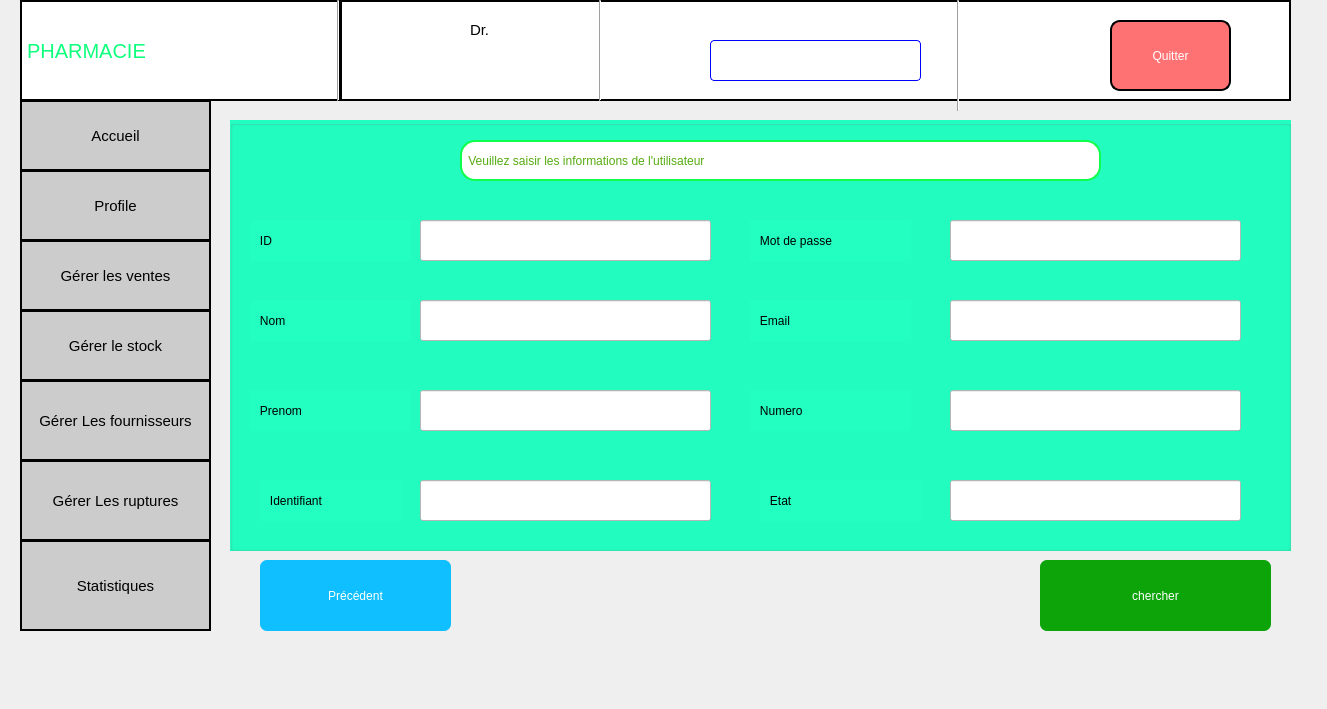
<?xml version="1.0" encoding="UTF-8"?>
<ui version="4.0">
 <class>modifier_utilisateurs</class>
 <widget class="QDialog" name="modifier_utilisateurs">
  <property name="geometry">
   <rect>
    <x>0</x>
    <y>0</y>
    <width>1327</width>
    <height>709</height>
   </rect>
  </property>
  <property name="windowTitle">
   <string>Dialog</string>
  </property>
  <widget class="QLabel" name="label_date">
   <property name="geometry">
    <rect>
     <x>710</x>
     <y>40</y>
     <width>211</width>
     <height>41</height>
    </rect>
   </property>
   <property name="styleSheet">
    <string notr="true">border:1px solid blue;border-radius:4px;
font: 14pt &quot;Rockwell&quot;;
background-color: rgb(255, 255, 255);</string>
   </property>
   <property name="text">
    <string/>
   </property>
  </widget>
  <widget class="QLabel" name="label_8">
   <property name="geometry">
    <rect>
     <x>260</x>
     <y>10</y>
     <width>61</width>
     <height>81</height>
    </rect>
   </property>
   <property name="styleSheet">
    <string notr="true">background-color: rgb(255, 255, 255);</string>
   </property>
   <property name="text">
    <string/>
   </property>
   <property name="pixmap">
    <pixmap resource="ressource.qrc">:/res/image/devenir-pharmacien-921x1024.png</pixmap>
   </property>
   <property name="scaledContents">
    <bool>true</bool>
   </property>
  </widget>
  <widget class="QPushButton" name="pushButton_gerer_fournisseur">
   <property name="geometry">
    <rect>
     <x>20</x>
     <y>380</y>
     <width>191</width>
     <height>81</height>
    </rect>
   </property>
   <property name="styleSheet">
    <string notr="true">background-color: rgb(204, 204, 204);font-size:15px;border:2px solid black;</string>
   </property>
   <property name="text">
    <string>Gérer Les fournisseurs</string>
   </property>
  </widget>
  <widget class="QPushButton" name="pushButton_gerer_rupture_2">
   <property name="geometry">
    <rect>
     <x>20</x>
     <y>540</y>
     <width>191</width>
     <height>91</height>
    </rect>
   </property>
   <property name="styleSheet">
    <string notr="true">background-color: rgb(204, 204, 204);font-size:15px;border:2px solid black;</string>
   </property>
   <property name="text">
    <string>Statistiques</string>
   </property>
  </widget>
  <widget class="QLabel" name="label_2">
   <property name="geometry">
    <rect>
     <x>20</x>
     <y>0</y>
     <width>321</width>
     <height>101</height>
    </rect>
   </property>
   <property name="styleSheet">
    <string notr="true">background-color: rgb(255, 255, 255);font-size:20px;
font: 20pt &quot;Segoe Script&quot;;border:2px solid black;
color: rgb(12, 255, 125);</string>
   </property>
   <property name="text">
    <string>PHARMACIE</string>
   </property>
  </widget>
  <widget class="QLabel" name="name_user">
   <property name="geometry">
    <rect>
     <x>460</x>
     <y>50</y>
     <width>101</width>
     <height>20</height>
    </rect>
   </property>
   <property name="styleSheet">
    <string notr="true">background-color:white;
font: 900 14pt &quot;Arial Black&quot;;</string>
   </property>
   <property name="text">
    <string/>
   </property>
  </widget>
  <widget class="QPushButton" name="pushButton_gerer_rupture">
   <property name="geometry">
    <rect>
     <x>20</x>
     <y>460</y>
     <width>191</width>
     <height>81</height>
    </rect>
   </property>
   <property name="styleSheet">
    <string notr="true">background-color: rgb(204, 204, 204);font-size:15px;border:2px solid black;</string>
   </property>
   <property name="text">
    <string>Gérer Les ruptures</string>
   </property>
  </widget>
  <widget class="QLabel" name="label_3">
   <property name="geometry">
    <rect>
     <x>340</x>
     <y>0</y>
     <width>951</width>
     <height>101</height>
    </rect>
   </property>
   <property name="styleSheet">
    <string notr="true">background-color: rgb(255, 255, 255);border:2px solid black;</string>
   </property>
   <property name="text">
    <string/>
   </property>
  </widget>
  <widget class="QPushButton" name="pushButton_6">
   <property name="geometry">
    <rect>
     <x>1110</x>
     <y>20</y>
     <width>121</width>
     <height>71</height>
    </rect>
   </property>
   <property name="styleSheet">
    <string notr="true">border:2px solid black;color:white;border-radius:10px;
font: 900 12pt &quot;Arial Black&quot;;
background-color: rgb(255, 114, 116);</string>
   </property>
   <property name="text">
    <string>Quitter</string>
   </property>
  </widget>
  <widget class="Line" name="line">
   <property name="geometry">
    <rect>
     <x>950</x>
     <y>0</y>
     <width>16</width>
     <height>111</height>
    </rect>
   </property>
   <property name="orientation">
    <enum>Qt::Vertical</enum>
   </property>
  </widget>
  <widget class="QLabel" name="label">
   <property name="geometry">
    <rect>
     <x>800</x>
     <y>470</y>
     <width>37</width>
     <height>12</height>
    </rect>
   </property>
   <property name="text">
    <string/>
   </property>
  </widget>
  <widget class="Line" name="line_2">
   <property name="geometry">
    <rect>
     <x>330</x>
     <y>0</y>
     <width>16</width>
     <height>101</height>
    </rect>
   </property>
   <property name="orientation">
    <enum>Qt::Vertical</enum>
   </property>
  </widget>
  <widget class="QLabel" name="label_7">
   <property name="geometry">
    <rect>
     <x>1010</x>
     <y>20</y>
     <width>71</width>
     <height>71</height>
    </rect>
   </property>
   <property name="styleSheet">
    <string notr="true">background-color: white;</string>
   </property>
   <property name="text">
    <string/>
   </property>
   <property name="pixmap">
    <pixmap resource="ressource.qrc">:/res/image/R (1).png</pixmap>
   </property>
   <property name="scaledContents">
    <bool>true</bool>
   </property>
  </widget>
  <widget class="QLabel" name="label_6">
   <property name="geometry">
    <rect>
     <x>470</x>
     <y>20</y>
     <width>101</width>
     <height>20</height>
    </rect>
   </property>
   <property name="styleSheet">
    <string notr="true">background-color: rgb(255, 255, 255);font-size:15px;
font: 600 16pt &quot;Segoe UI Variable Text Semibold&quot;;</string>
   </property>
   <property name="text">
    <string>Dr.</string>
   </property>
  </widget>
  <widget class="QLabel" name="label_5">
   <property name="geometry">
    <rect>
     <x>630</x>
     <y>20</y>
     <width>61</width>
     <height>61</height>
    </rect>
   </property>
   <property name="text">
    <string/>
   </property>
   <property name="pixmap">
    <pixmap resource="ressource.qrc">:/res/image/OIP (3).jpeg</pixmap>
   </property>
   <property name="scaledContents">
    <bool>true</bool>
   </property>
  </widget>
  <widget class="Line" name="line_4">
   <property name="geometry">
    <rect>
     <x>590</x>
     <y>0</y>
     <width>20</width>
     <height>101</height>
    </rect>
   </property>
   <property name="orientation">
    <enum>Qt::Vertical</enum>
   </property>
  </widget>
  <widget class="QLabel" name="label_4">
   <property name="geometry">
    <rect>
     <x>360</x>
     <y>10</y>
     <width>61</width>
     <height>81</height>
    </rect>
   </property>
   <property name="text">
    <string/>
   </property>
   <property name="pixmap">
    <pixmap resource="ressource.qrc">:/res/image/WhatsApp Image 2024-04-30 à 20.55.44_6b270705.jpg</pixmap>
   </property>
   <property name="scaledContents">
    <bool>true</bool>
   </property>
  </widget>
  <widget class="QPushButton" name="pushButton_gerer_stock">
   <property name="geometry">
    <rect>
     <x>20</x>
     <y>310</y>
     <width>191</width>
     <height>71</height>
    </rect>
   </property>
   <property name="styleSheet">
    <string notr="true">background-color: rgb(204, 204, 204);font-size:15px;border:2px solid black;</string>
   </property>
   <property name="text">
    <string>Gérer le stock</string>
   </property>
  </widget>
  <widget class="QPushButton" name="pushButton_gere_vente">
   <property name="geometry">
    <rect>
     <x>20</x>
     <y>240</y>
     <width>191</width>
     <height>71</height>
    </rect>
   </property>
   <property name="styleSheet">
    <string notr="true">
background-color: rgb(204, 204, 204);;font-size:15px;border:2px solid black;</string>
   </property>
   <property name="text">
    <string>Gérer les ventes</string>
   </property>
  </widget>
  <widget class="QPushButton" name="pushButton_accueilgerat">
   <property name="geometry">
    <rect>
     <x>20</x>
     <y>100</y>
     <width>191</width>
     <height>71</height>
    </rect>
   </property>
   <property name="styleSheet">
    <string notr="true">background-color: rgb(204, 204, 204);font-size:15px;border:2px solid black;</string>
   </property>
   <property name="text">
    <string>Accueil</string>
   </property>
  </widget>
  <widget class="QPushButton" name="ButtonProfil">
   <property name="geometry">
    <rect>
     <x>20</x>
     <y>170</y>
     <width>191</width>
     <height>71</height>
    </rect>
   </property>
   <property name="styleSheet">
    <string notr="true">font-size:15px;border:2px solid black;
background-color: rgb(204, 204, 204);</string>
   </property>
   <property name="text">
    <string>Profile</string>
   </property>
  </widget>
  <widget class="QLabel" name="label_12">
   <property name="geometry">
    <rect>
     <x>400</x>
     <y>370</y>
     <width>91</width>
     <height>16</height>
    </rect>
   </property>
   <property name="text">
    <string/>
   </property>
  </widget>
  <widget class="QGroupBox" name="groupBox">
   <property name="geometry">
    <rect>
     <x>230</x>
     <y>120</y>
     <width>1061</width>
     <height>431</height>
    </rect>
   </property>
   <property name="styleSheet">
    <string notr="true">background-color: rgb(34, 255, 192);</string>
   </property>
   <property name="title">
    <string/>
   </property>
   <widget class="QLabel" name="label_15">
    <property name="geometry">
     <rect>
      <x>230</x>
      <y>20</y>
      <width>641</width>
      <height>41</height>
     </rect>
    </property>
    <property name="styleSheet">
     <string notr="true">font: 300 17pt &quot;Bahnschrift Light&quot;;border:2px solid  rgb(16, 255, 76);
background-color: rgb(255, 255, 255);border-radius:15px;
color: rgb(86, 171, 17);</string>
    </property>
    <property name="text">
     <string> Veuillez saisir les informations de l'utilisateur</string>
    </property>
   </widget>
   <widget class="QLabel" name="label_9">
    <property name="geometry">
     <rect>
      <x>20</x>
      <y>100</y>
      <width>161</width>
      <height>41</height>
     </rect>
    </property>
    <property name="styleSheet">
     <string notr="true">font: 300 14pt &quot;Bahnschrift Light&quot;;

</string>
    </property>
    <property name="text">
     <string>   ID </string>
    </property>
   </widget>
   <widget class="QLineEdit" name="lineEdit_ID_user">
    <property name="geometry">
     <rect>
      <x>190</x>
      <y>100</y>
      <width>291</width>
      <height>41</height>
     </rect>
    </property>
    <property name="styleSheet">
     <string notr="true">background-color:white;</string>
    </property>
    <property name="text">
     <string/>
    </property>
   </widget>
   <widget class="QLabel" name="label_10">
    <property name="geometry">
     <rect>
      <x>20</x>
      <y>180</y>
      <width>161</width>
      <height>41</height>
     </rect>
    </property>
    <property name="styleSheet">
     <string notr="true">font: 300 14pt &quot;Bahnschrift Light&quot;;</string>
    </property>
    <property name="text">
     <string>   Nom</string>
    </property>
   </widget>
   <widget class="QLineEdit" name="lineEdit_Nom_user">
    <property name="geometry">
     <rect>
      <x>190</x>
      <y>180</y>
      <width>291</width>
      <height>41</height>
     </rect>
    </property>
    <property name="styleSheet">
     <string notr="true">background-color:white;</string>
    </property>
   </widget>
   <widget class="QLineEdit" name="lineEdit_Identifiant_user">
    <property name="geometry">
     <rect>
      <x>190</x>
      <y>360</y>
      <width>291</width>
      <height>41</height>
     </rect>
    </property>
    <property name="styleSheet">
     <string notr="true">background-color:white;</string>
    </property>
   </widget>
   <widget class="QLineEdit" name="lineEdit_Prenom_user">
    <property name="geometry">
     <rect>
      <x>190</x>
      <y>270</y>
      <width>291</width>
      <height>41</height>
     </rect>
    </property>
    <property name="styleSheet">
     <string notr="true">background-color:white;</string>
    </property>
   </widget>
   <widget class="QLabel" name="label_11">
    <property name="geometry">
     <rect>
      <x>20</x>
      <y>270</y>
      <width>161</width>
      <height>41</height>
     </rect>
    </property>
    <property name="styleSheet">
     <string notr="true">font: 300 14pt &quot;Bahnschrift Light&quot;;</string>
    </property>
    <property name="text">
     <string>   Prenom</string>
    </property>
   </widget>
   <widget class="QLabel" name="label_13">
    <property name="geometry">
     <rect>
      <x>30</x>
      <y>360</y>
      <width>141</width>
      <height>41</height>
     </rect>
    </property>
    <property name="styleSheet">
     <string notr="true">font: 300 14pt &quot;Bahnschrift Light&quot;;</string>
    </property>
    <property name="text">
     <string>   Identifiant</string>
    </property>
   </widget>
   <widget class="QLineEdit" name="lineEdit_Motdepasse_user">
    <property name="geometry">
     <rect>
      <x>720</x>
      <y>100</y>
      <width>291</width>
      <height>41</height>
     </rect>
    </property>
    <property name="styleSheet">
     <string notr="true">background-color:white;</string>
    </property>
   </widget>
   <widget class="QLineEdit" name="lineEdit_Numero_user">
    <property name="geometry">
     <rect>
      <x>720</x>
      <y>270</y>
      <width>291</width>
      <height>41</height>
     </rect>
    </property>
    <property name="styleSheet">
     <string notr="true">background-color:white;</string>
    </property>
   </widget>
   <widget class="QLabel" name="label_14">
    <property name="geometry">
     <rect>
      <x>520</x>
      <y>270</y>
      <width>161</width>
      <height>41</height>
     </rect>
    </property>
    <property name="styleSheet">
     <string notr="true">font: 300 14pt &quot;Bahnschrift Light&quot;;</string>
    </property>
    <property name="text">
     <string>   Numero</string>
    </property>
   </widget>
   <widget class="QLabel" name="label_16">
    <property name="geometry">
     <rect>
      <x>520</x>
      <y>180</y>
      <width>161</width>
      <height>41</height>
     </rect>
    </property>
    <property name="styleSheet">
     <string notr="true">font: 300 14pt &quot;Bahnschrift Light&quot;;</string>
    </property>
    <property name="text">
     <string>   Email</string>
    </property>
   </widget>
   <widget class="QLineEdit" name="lineEdit_Email_user">
    <property name="geometry">
     <rect>
      <x>720</x>
      <y>180</y>
      <width>291</width>
      <height>41</height>
     </rect>
    </property>
    <property name="styleSheet">
     <string notr="true">background-color:white;</string>
    </property>
   </widget>
   <widget class="QLabel" name="label_17">
    <property name="geometry">
     <rect>
      <x>530</x>
      <y>360</y>
      <width>161</width>
      <height>41</height>
     </rect>
    </property>
    <property name="styleSheet">
     <string notr="true">font: 300 14pt &quot;Bahnschrift Light&quot;;</string>
    </property>
    <property name="text">
     <string>   Etat</string>
    </property>
   </widget>
   <widget class="QLabel" name="label_18">
    <property name="geometry">
     <rect>
      <x>520</x>
      <y>100</y>
      <width>161</width>
      <height>41</height>
     </rect>
    </property>
    <property name="styleSheet">
     <string notr="true">font: 300 14pt &quot;Bahnschrift Light&quot;;</string>
    </property>
    <property name="text">
     <string>   Mot de passe</string>
    </property>
   </widget>
   <widget class="QLineEdit" name="lineEdit_Etat_user">
    <property name="geometry">
     <rect>
      <x>720</x>
      <y>360</y>
      <width>291</width>
      <height>41</height>
     </rect>
    </property>
    <property name="styleSheet">
     <string notr="true">background-color:white;</string>
    </property>
   </widget>
  </widget>
  <widget class="QPushButton" name="pushButton_Precedent">
   <property name="geometry">
    <rect>
     <x>260</x>
     <y>560</y>
     <width>191</width>
     <height>71</height>
    </rect>
   </property>
   <property name="styleSheet">
    <string notr="true">font: 20pt &quot;Algerian&quot;;
background-color: rgb(15, 191, 255);
color: rgb(255, 255, 255);border-radius:7px;</string>
   </property>
   <property name="text">
    <string>Précédent</string>
   </property>
  </widget>
  <widget class="QPushButton" name="pushButton_Modifier_user">
   <property name="geometry">
    <rect>
     <x>1080</x>
     <y>560</y>
     <width>151</width>
     <height>71</height>
    </rect>
   </property>
   <property name="styleSheet">
    <string notr="true">font: 20pt &quot;Algerian&quot;;
background-color: rgb(12, 164, 9);
color: rgb(255, 255, 255);border-radius:7px;</string>
   </property>
   <property name="text">
    <string>Valider</string>
   </property>
  </widget>
  <widget class="QPushButton" name="pushButton_Rechercher_user">
   <property name="geometry">
    <rect>
     <x>1040</x>
     <y>560</y>
     <width>231</width>
     <height>71</height>
    </rect>
   </property>
   <property name="styleSheet">
    <string notr="true">font: 20pt &quot;Algerian&quot;;
background-color: rgb(12, 164, 9);
color: rgb(255, 255, 255);border-radius:7px;</string>
   </property>
   <property name="text">
    <string>chercher</string>
   </property>
  </widget>
  <zorder>groupBox</zorder>
  <zorder>label_2</zorder>
  <zorder>label_3</zorder>
  <zorder>label_date</zorder>
  <zorder>label_8</zorder>
  <zorder>pushButton_gerer_fournisseur</zorder>
  <zorder>pushButton_gerer_rupture_2</zorder>
  <zorder>pushButton_gerer_rupture</zorder>
  <zorder>pushButton_6</zorder>
  <zorder>line</zorder>
  <zorder>label</zorder>
  <zorder>line_2</zorder>
  <zorder>label_7</zorder>
  <zorder>label_6</zorder>
  <zorder>label_5</zorder>
  <zorder>line_4</zorder>
  <zorder>label_4</zorder>
  <zorder>pushButton_gerer_stock</zorder>
  <zorder>pushButton_gere_vente</zorder>
  <zorder>pushButton_accueilgerat</zorder>
  <zorder>ButtonProfil</zorder>
  <zorder>name_user</zorder>
  <zorder>label_12</zorder>
  <zorder>pushButton_Precedent</zorder>
  <zorder>pushButton_Modifier_user</zorder>
  <zorder>pushButton_Rechercher_user</zorder>
 </widget>
 <resources>
  <include location="ressource.qrc"/>
 </resources>
 <connections/>
</ui>
